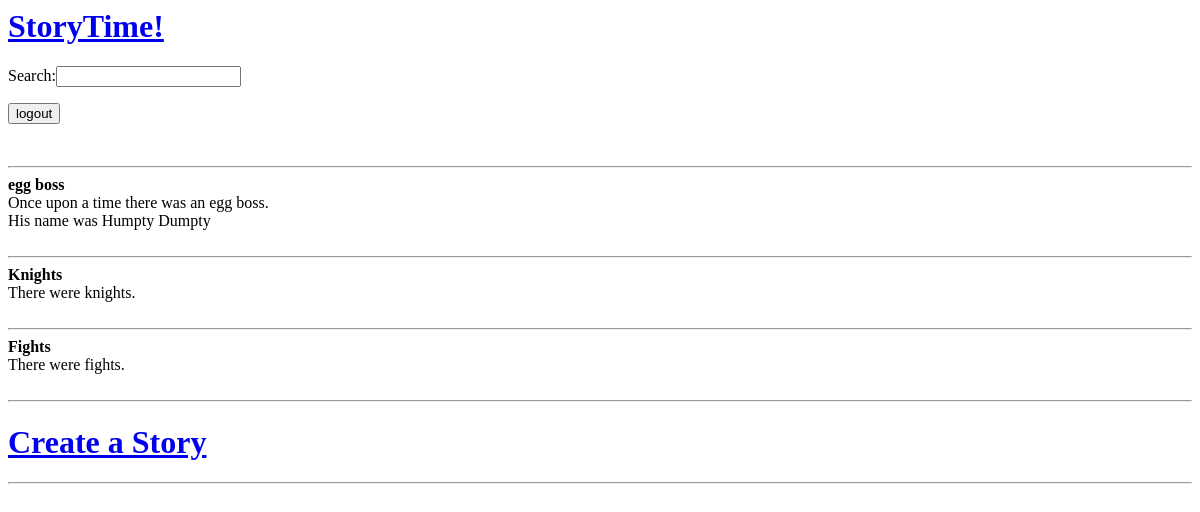
The page /home (signed in) on the database as committed earlier.
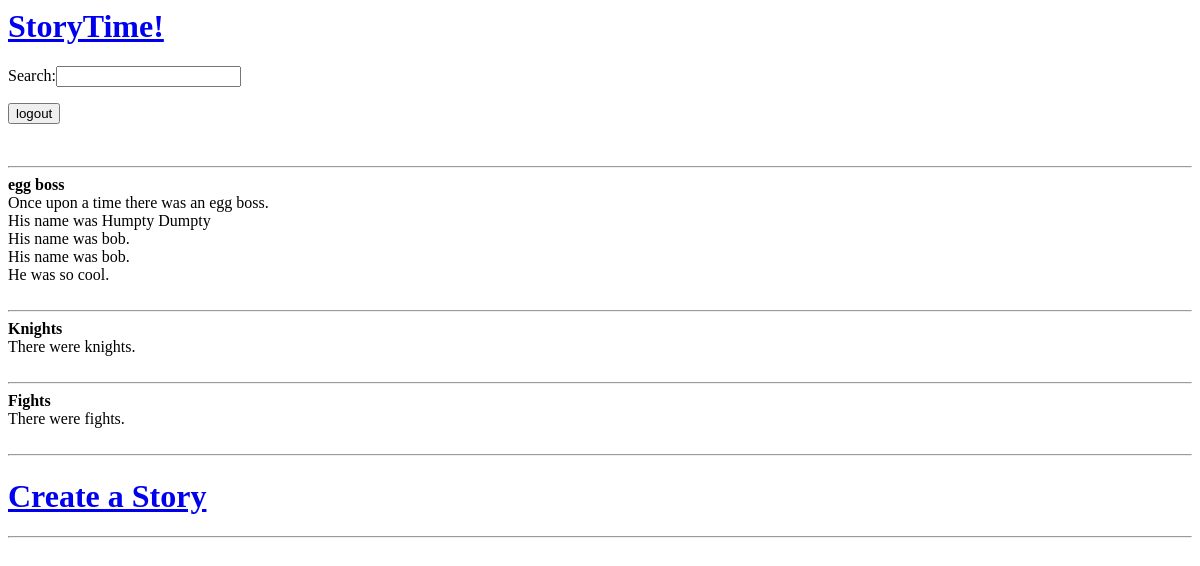
The same page on the database as committed later.
### tables this page shows
CREATE TABLE stories(story_name TEXT, content TEXT, entry_num INTEGER, editor_id INTEGER);

### app.py (the view)
@app.route("/home")
def home():
    stories = access_data.view_all(access_data.get_id(session["username"]))
    return render_template("home.html",stories = stories) #Include all info from database afterward to be displayed

### util/access_data.py (called while the page is built)
def view_all(id):
    DB_FILE="data/discoeggs.db"
    db = sqlite3.connect(DB_FILE) #open if file exists, otherwise create
    c = db.cursor()
    command = "SELECT story_name FROM stories WHERE editor_id = {}".format(id)
    c.execute(command)
    stories = c.fetchall()
    ret = {}
    for story in stories:
        command = "SELECT content FROM stories WHERE story_name = \'{}\'".format(story[0])
        c.execute(command)
        uneditedContent = c.fetchall()
        content = []
        for each in uneditedContent:
            content.append(each[0])
        ret[story[0]] = content #creates a new key for a story with all its content
    db.commit() #save changes
    db.close()  #close database
    return ret

def get_id(user):
    DB_FILE="data/discoeggs.db"
    db = sqlite3.connect(DB_FILE) #open if file exists, otherwise create
    c = db.cursor()
    command = "SELECT editor_id FROM login WHERE username = \'{}\' ".format(user)
    c.execute(command)
    id = c.fetchone()
    db.commit() #save changes
    db.close()  #close database
    return(id[-1])

### templates/home.html (shortened to what this page needs)
{% extends "sitebase.html" %}
{% block body %}
{%for story in stories %}
<b>{{story}}</b><br>
{%for entry in stories[story]%}
{{entry}}<br>
{%endfor%}
<br><hr>
{%endfor%}
<h1><a href = "/create"> Create a Story </a></h1>
<hr>
{% endblock %}

### templates/sitebase.html
{% extends "base.html" %}
{% block head %}
<h1> <a href="/home"> StoryTime! </a></h1>
<form action="/search">
  Search:<input type = "search" name="input">
</form>
<form action = "/logout">
  <input type = "submit" value = "logout">
</form>
<br>
<hr>
{% endblock %}

### templates/base.html (shortened to what this page needs)
<!DOCTYPE>
<html>
  <head>
    {% block head %}
    {% endblock %}
  </head>
  <body>
    {% block body %}
    {% endblock %}
  </body>
</html>

Rows that differ between the two databases and show on the page:
added stories: content "His name was bob.", shown under "egg boss"
added stories: content "His name was bob.", shown under "egg boss"
added stories: content "He was so cool.", shown under "egg boss"
